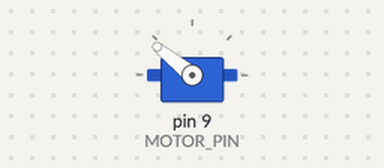
Recording of a sketch running on a simulated Arduino Mega 2560, built with avr-gcc and run on an emulated ATmega2560. Parts: servo. What the sketch prints to the serial monitor is not drawn.

Above: at 0.1 s.
Timing chart, 0 to 1.6 s (numbered marks = the images above):
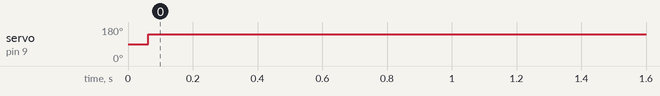

Measured:
- by itself, servo on pin 9 (MOTOR_PIN): 90° → 141° at 0.06 s

The sketch:

motor_calib.ino
```cpp
/*
OCEANX MOTOR CALIBRATION SYSTEM –
Tested with Arduino Mega 2560

Turn on the serial monitor for this to work

The PWM signal read by an ESC is the same as a servo signal.
So we can use the servo library to make it work.
The default signal range for most servos and ESCs is a high signal width between 1000 and 2000
microseconds.

TODO: Calibrate ESCs

*/

#include <Servo.h>

#define MAX_SIGNAL 2000
#define MIN_SIGNAL 1000
#define MOTOR_PIN 9

Servo motor;

void setup() {
  Serial.begin(9600);
	Serial.println("This program will calibrate the ESC");

	motor.attach(MOTOR_PIN);

	Serial.println("Now writing maximum output");
	Serial.println("Turn on power source, wait for 2 seconds and press any key");
	motor.writeMicroseconds(MAX_SIGNAL);

	while (!Serial.available()) {
		Serial.read();
	}

	Serial.println("Sending minimum output");
	motor.writeMicroseconds(MIN_SIGNAL);
}

void loop() {

}
```
